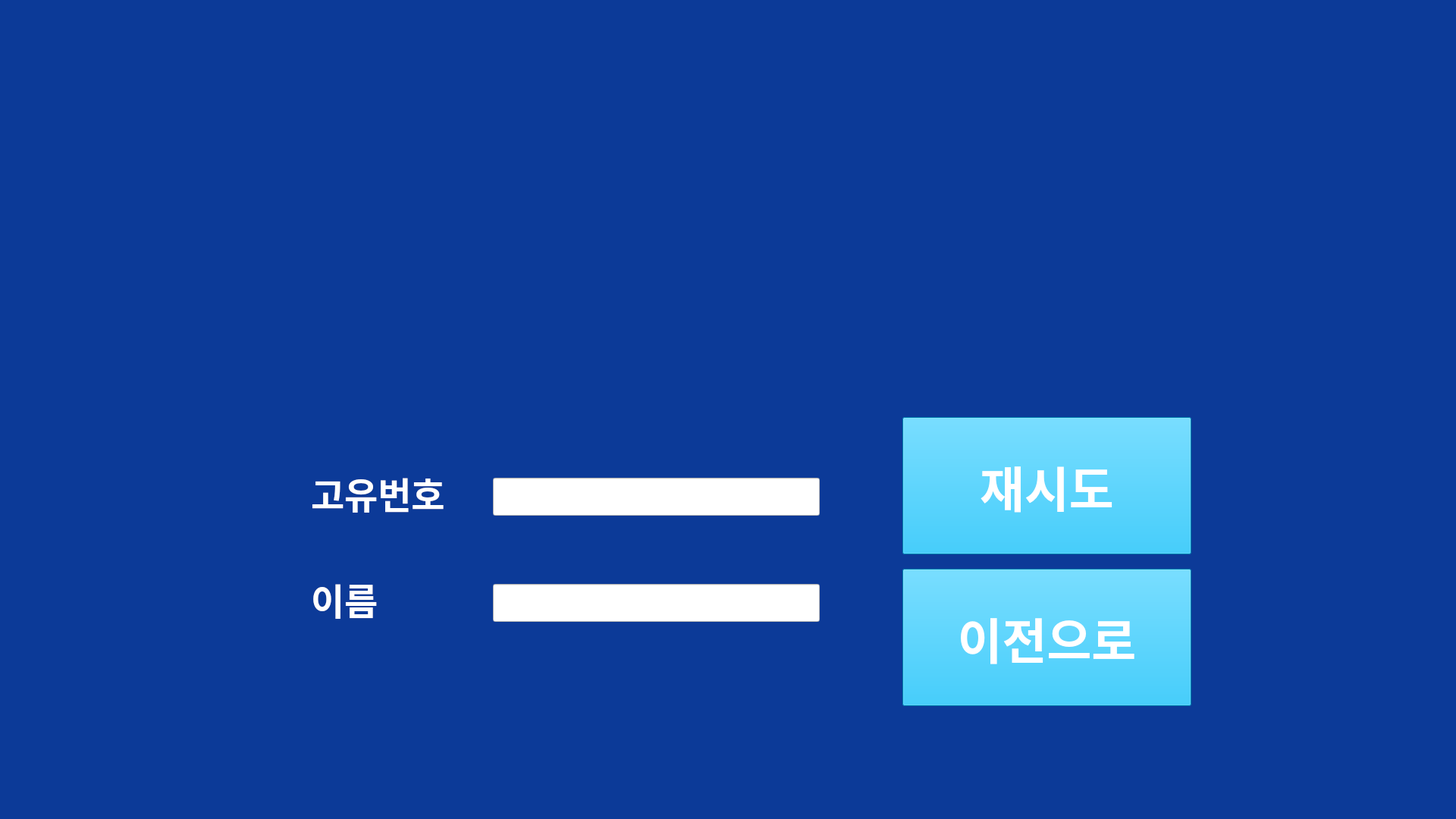
<?xml version="1.0" encoding="UTF-8"?>
<ui version="4.0">
 <class>RFIDUI</class>
 <widget class="QWidget" name="RFIDUI">
  <property name="geometry">
   <rect>
    <x>0</x>
    <y>0</y>
    <width>1920</width>
    <height>1080</height>
   </rect>
  </property>
  <property name="windowTitle">
   <string>Form</string>
  </property>
  <property name="styleSheet">
   <string notr="true">background-color: rgb(12, 58, 152);</string>
  </property>
  <widget class="QLabel" name="RFIDlabel">
   <property name="geometry">
    <rect>
     <x>450</x>
     <y>20</y>
     <width>901</width>
     <height>501</height>
    </rect>
   </property>
   <property name="styleSheet">
    <string notr="true">font: 36pt &quot;Sans Serif&quot;;</string>
   </property>
   <property name="text">
    <string/>
   </property>
  </widget>
  <widget class="QPushButton" name="cancelButton">
   <property name="geometry">
    <rect>
     <x>1190</x>
     <y>750</y>
     <width>381</width>
     <height>181</height>
    </rect>
   </property>
   <property name="font">
    <font>
     <pointsize>48</pointsize>
     <bold>true</bold>
    </font>
   </property>
   <property name="styleSheet">
    <string notr="true">color: rgb(255, 255, 255);
background-color: rgb(1, 180, 245);</string>
   </property>
   <property name="text">
    <string>이전으로</string>
   </property>
  </widget>
  <widget class="QPushButton" name="retryButton">
   <property name="geometry">
    <rect>
     <x>1190</x>
     <y>550</y>
     <width>381</width>
     <height>181</height>
    </rect>
   </property>
   <property name="font">
    <font>
     <pointsize>48</pointsize>
     <bold>true</bold>
    </font>
   </property>
   <property name="styleSheet">
    <string notr="true">color: rgb(255, 255, 255);
background-color: rgb(1, 180, 245);</string>
   </property>
   <property name="text">
    <string>재시도</string>
   </property>
  </widget>
  <widget class="QLabel" name="UIDlabel">
   <property name="geometry">
    <rect>
     <x>410</x>
     <y>610</y>
     <width>200</width>
     <height>80</height>
    </rect>
   </property>
   <property name="font">
    <font>
     <pointsize>36</pointsize>
     <bold>true</bold>
    </font>
   </property>
   <property name="styleSheet">
    <string notr="true">color: rgb(255, 255, 255);</string>
   </property>
   <property name="text">
    <string>고유번호</string>
   </property>
  </widget>
  <widget class="QLabel" name="Datalabel">
   <property name="geometry">
    <rect>
     <x>410</x>
     <y>750</y>
     <width>200</width>
     <height>80</height>
    </rect>
   </property>
   <property name="font">
    <font>
     <pointsize>36</pointsize>
     <bold>true</bold>
    </font>
   </property>
   <property name="styleSheet">
    <string notr="true">color: rgb(255, 255, 255);</string>
   </property>
   <property name="text">
    <string>이름</string>
   </property>
  </widget>
  <widget class="QLineEdit" name="UIDlineEdit">
   <property name="geometry">
    <rect>
     <x>650</x>
     <y>630</y>
     <width>431</width>
     <height>50</height>
    </rect>
   </property>
   <property name="styleSheet">
    <string notr="true">font: 36pt &quot;Sans Serif&quot;;
background-color: rgb(255, 255, 255);</string>
   </property>
   <property name="readOnly">
    <bool>true</bool>
   </property>
  </widget>
  <widget class="QLineEdit" name="DatalineEdit">
   <property name="geometry">
    <rect>
     <x>650</x>
     <y>770</y>
     <width>431</width>
     <height>50</height>
    </rect>
   </property>
   <property name="styleSheet">
    <string notr="true">font: 36pt &quot;Sans Serif&quot;;
background-color: rgb(255, 255, 255);</string>
   </property>
   <property name="readOnly">
    <bool>true</bool>
   </property>
  </widget>
 </widget>
 <resources/>
 <connections/>
</ui>
